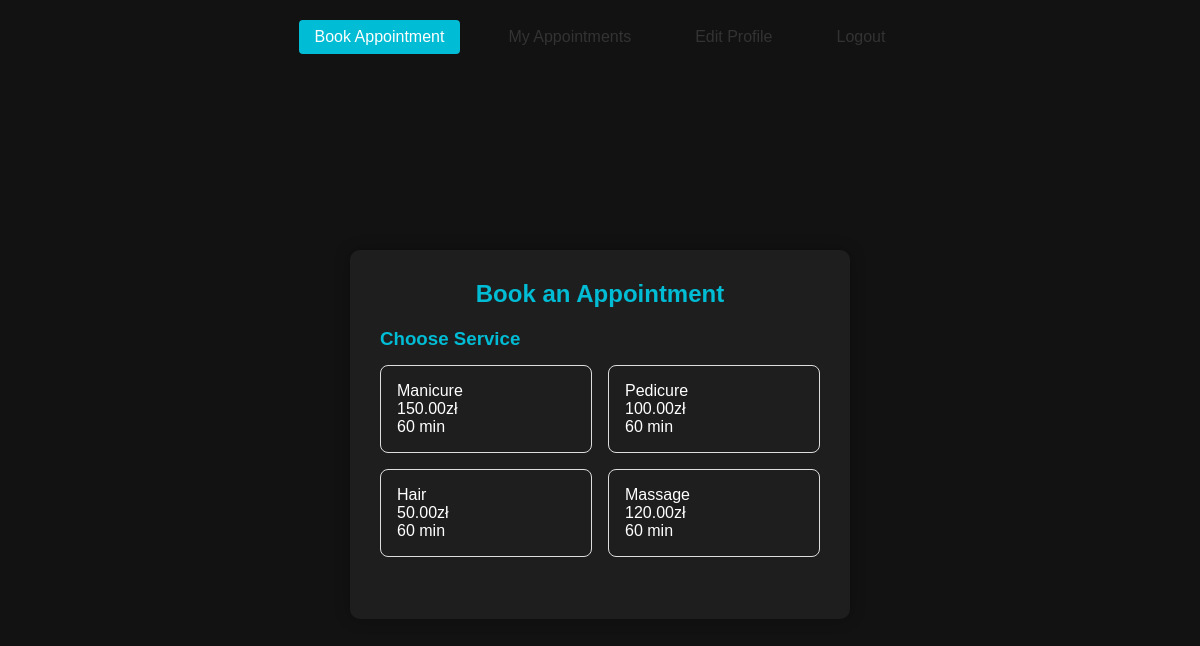
Screenshot of /home/ (signed in) with the database file from the repository.
### backend/terminal/models.py (models this page shows, shortened)
class Service(models.Model):
    name = models.CharField(max_length=100)
    price = models.DecimalField(max_digits=10, decimal_places=2)
    description = models.TextField(blank=True, null=True)
    workers = models.ManyToManyField(MyUser, related_name='services', blank=True)
    duration = models.IntegerField(default=60, help_text="Duration in minutes")

### backend/terminal/views.py (the view)
# urls.py: 2. Add a URL to urlpatterns:  path('', views.home, name='home')
@login_required
def home(request):
    services = Service.objects.all()
    user = request.user
    appointments = Appointment.objects.filter(user=user).order_by('day','time')
    today = datetime.now()
    available_dates = []
    for i in range(15):
        current_date = today + timedelta(days=i)
        available_dates.append({
            'day': current_date.day,
            'weekday': current_date.strftime('%a'),
            'value': current_date.strftime('%Y-%m-%d'),
            'today': i == 0
        })
    context = {
        'services': services,
        'times': TIME_CHOICES,
        'today': today.date(),
        'appointments': appointments,
        'available_dates': available_dates,
    }
    return render(request, 'terminal/terminal.html', context)

### backend/terminal/templates/terminal/terminal.html (shortened to what this page needs)
{% extends 'terminal/base.html' %}
{% block content %}
<div class="auth-container">
    <div class="auth-form booking-form">
        <h2>Book an Appointment</h2>
        <div class="service-selection">
            <h3>Choose Service</h3>
            <div class="service-grid">
                {% for service in services %}
                    <div class="service-card" data-service-id="{{ service.id }}" data-duration="{{ service.duration }}">
                        <div class="service-name">{{ service.name }}</div>
                        <div class="service-price">{{ service.price }}zł</div>
                        <div class="service-duration">{{ service.duration }} min</div>
                    </div>
                {% endfor %}
            </div>
        </div>
    </div>
</div>
{% endblock %}

### backend/terminal/static/css/style.css (style rules this page uses)
* { margin: 0; padding: 0; box-sizing: border-box; }
body { font-family: Arial, sans-serif; background-color: #121212; color: #fff; min-height: 100vh; padding: 20px; }
.auth-container { display: flex; flex-wrap: wrap; flex-direction: column-reverse; justify-content: center; align-items: center; min-height: calc(100vh - 40px); padding: 20px; background-color: #121212; }
.auth-form { background-color: #1e1e1e; padding: 30px; border-radius: 10px; box-shadow: 0 0 15px rgba(0,0,0,0.3); width: 100%; max-width: 400px; }
.auth-form h2 { color: #00bcd4; margin-bottom: 20px; text-align: center; }
.auth-form.booking-form { max-width: 500px; }
.service-grid { display: grid; grid-template-columns: repeat(auto-fill, minmax(200px, 1fr)); gap: 1rem; margin-bottom: 2rem; }
.service-card { padding: 1rem; border: 1px solid #ddd; border-radius: 8px; cursor: pointer; transition: all 0.3s ease; }
.date-selection h3, .time-selection h3, .service-selection h3 { color: #00bcd4; margin-bottom: 15px; }

### rows the page displays
Service: name "Manicure", price "150.00", duration "60"
Service: name "Pedicure", price "100.00", duration "60"
Service: name "Hair", price "50.00", duration "60"
Service: name "Massage", price "120.00", duration "60"
